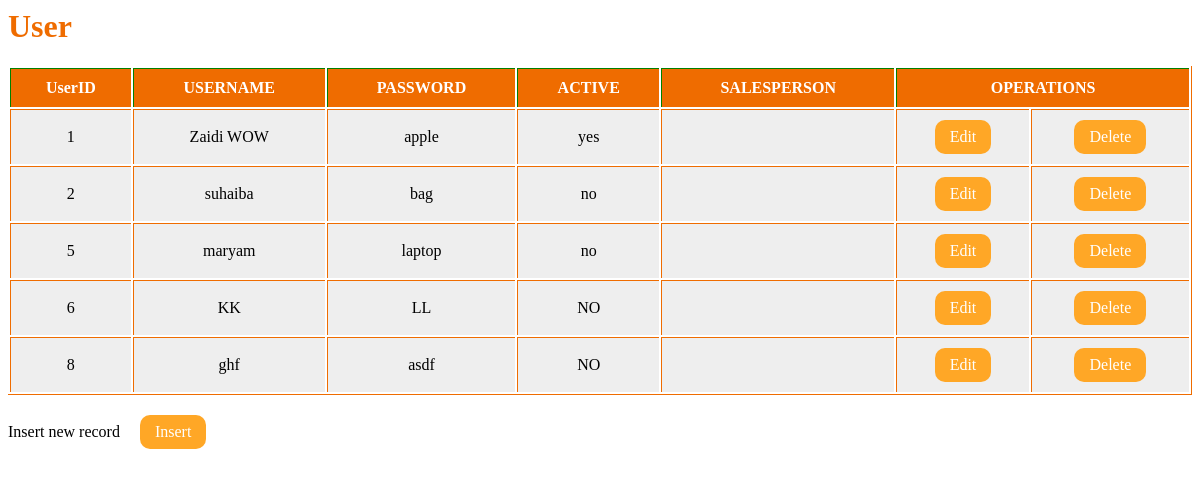
Page /user13221.php on the committed database.
### tables this page shows
CREATE TABLE `user` (
  `UserID` int(5) NOT NULL,
  `USERNAME` varchar(25) NOT NULL,
  `PASSWORD` varchar(20) NOT NULL,
  `ACTIVE` varchar(20) NOT NULL,
  `SName` varchar(20) NOT NULL
);

### user13221.php (the view, shortened to what this page needs)
<?php
$servername = "localhost";
$username = "root";
$password = "";
$dbname = "ZubiaHabib";
$conn = new mysqli($servername, $username, $password, $dbname);
$query = "SELECT * FROM User";
$result = mysqli_query($conn, $query);
$total = mysqli_num_rows($result);
 if ($total != 0)
{
?>
<table>
<tr><th>UserID</th><th>USERNAME</th><th>PASSWORD</th><th>ACTIVE</th><th>SALESPERSON</th><th colspan="2">OPERATIONS</th></tr>
<h1 style="color: #ef6c00">User</h1>
<?php
while($finalresult = mysqli_fetch_assoc($result)) {
echo
        "<tr>
        <td>".$finalresult['UserID']."</td>
        <td>".$finalresult['USERNAME']."</td>
		<td>".$finalresult['PASSWORD']."</td>
		<td>".$finalresult['ACTIVE']."</td>
		<td>".$finalresult['SALESPERSON']."</td>
		<td><a href='updateuser.php?UserID=$finalresult[UserID]&USERNAME=$finalresult[USERNAME]&PASSWORD=$finalresult[PASSWORD]&ACTIVE=$finalresult[ACTIVE]&SALESPERSON=$finalresult[SALESPERSON]'>Edit</a></td>
		<td><a href='deleteuser.php?UserID=$finalresult[UserID]' onclick='return checkDelete()'>Delete</a></td>
		</tr>";
    }
}
 else
{
    echo "0 results";
}
?>
</table>
<html>
<head>
</head>
<body>
<span>Insert new record</span><a style= "margin:20px" href="insertuser.php">Insert</a>
</body>
</html>

### user13221.php (style rules this page uses)
a:link, a:visited { background-color: #ffa726; color: white; padding: 8px 15px; text-align: center; text-decoration: none; display: inline-block; border-radius: 10px; }
table { width: 100%; border-right:1px solid #ccc; border-bottom:1px solid #ccc; border-color: #ef6c00; }
th { background:#d2691e; padding:10px; border-left:1px solid #ccc; border-top:1px solid #ccc; background-color: #ef6c00; color: white; border-color:green; }
td { background:#eee; padding:10px; border-left:1px solid #ccc; border-top:1px solid #ccc; border-color: #ef6c00; text-align:center; }
body { background-color: white; }

### rows in the picture
user: UserID "1", USERNAME "Zaidi WOW", PASSWORD "apple", ACTIVE "yes"
user: UserID "2", USERNAME "suhaiba", PASSWORD "bag", ACTIVE "no"
user: UserID "5", USERNAME "maryam", PASSWORD "laptop", ACTIVE "no"
user: UserID "6", USERNAME "KK", PASSWORD "LL", ACTIVE "NO"
user: UserID "8", USERNAME "ghf", PASSWORD "asdf", ACTIVE "NO"
